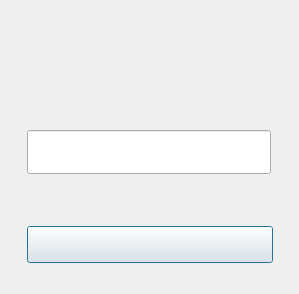
<?xml version="1.0" encoding="UTF-8"?>
<ui version="4.0">
 <class>CLOCK</class>
 <widget class="QDialog" name="CLOCK">
  <property name="geometry">
   <rect>
    <x>0</x>
    <y>0</y>
    <width>299</width>
    <height>294</height>
   </rect>
  </property>
  <property name="windowTitle">
   <string>Dialog</string>
  </property>
  <widget class="QPushButton" name="QpbtnDeblock">
   <property name="geometry">
    <rect>
     <x>27</x>
     <y>226</y>
     <width>246</width>
     <height>37</height>
    </rect>
   </property>
   <property name="minimumSize">
    <size>
     <width>75</width>
     <height>25</height>
    </size>
   </property>
   <property name="text">
    <string/>
   </property>
  </widget>
  <widget class="QLineEdit" name="QlinePass">
   <property name="geometry">
    <rect>
     <x>27</x>
     <y>130</y>
     <width>244</width>
     <height>44</height>
    </rect>
   </property>
   <property name="minimumSize">
    <size>
     <width>100</width>
     <height>25</height>
    </size>
   </property>
  </widget>
 </widget>
 <resources/>
 <connections/>
</ui>
